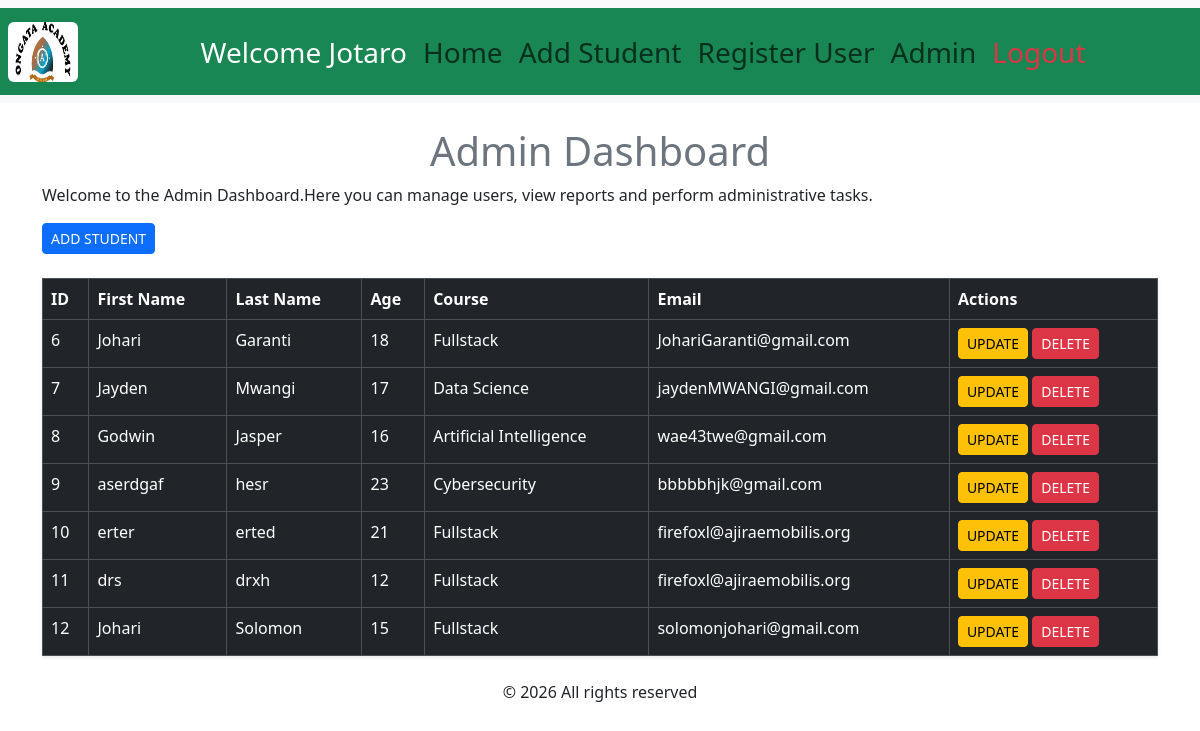
The app's page /students/ (signed in) with its own data.
### myapp/models.py (models this page shows, shortened)
class Student(models.Model):
    firstname= models.CharField(max_length=21)
    lastname= models.CharField(max_length=21)
    age= models.IntegerField()
    course=models.CharField()
    email = models.EmailField(null=True, blank=True)

### myapp/views.py (the view)
# urls.py: path('students/', views.read_students, name='students'),
@login_required(login_url='login')
def read_students(request):
    students=Student.objects.all()
    return render(request, 'Admin/admindashboard.html',{'students':students})

### myapp/templates/Admin/admindashboard.html (shortened to what this page needs)
{% extends "base.html" %}
{% block content %}
 <div class="container mt-4">
    <h1 class="text-secondary text-center">Admin Dashboard</h1>
    <p>Welcome to the Admin Dashboard.Here you can manage users, view reports and perform administrative tasks.</p>
    <a href="{% url 'add'%}" class="btn btn-primary btn-sm">ADD STUDENT</a>
    <table class="table table-primary table-bordered mt-4 shadow-sm table-dark table-hover">
        <thead>
            <tr>
                <th scope="col">ID</th>
                <th scope="col">First Name</th>
                <th scope="col">Last Name</th>
                <th scope="col">Age</th>
                <th scope="col">Course</th>
                <th scope="col">Email</th>
                <th scope="col">Actions</th>
            </tr>
        </thead>
        <tbody>
            {% for x in students %}
            <tr>
                <td>{{ x.id }}</td>
                <td>{{ x.firstname }}</td>
                <td>{{ x.lastname }}</td>
                <td>{{ x.age }}</td>
                <td>{{ x.course }}</td>
                <td>{{x.email }}</td>
                <td>
                    <a href="{% url 'update' x.id %}" class="btn btn-warning btn-sm">UPDATE</a>
                    <a href="{% url 'delete' x.id %}" class="btn btn-danger btn-sm " onclick='confirm("Are you sure you want to delete {{x.firstname}}?")'>DELETE</a>
                </td>
            </tr>
            {% empty %}
            <tr>
                <td colspan="6" class="text-center">No students found</td>
            </tr>
            {% endfor %}
        </tbody>
    </table>
</div>
{% endblock %}

### myapp/templates/base.html (shortened to what this page needs)
{% load static %}
<!DOCTYPE html>
<html lang="en">
<head>
    <link href="https://cdn.jsdelivr.net/npm/bootstrap@5.3.8/dist/css/bootstrap.min.css" rel="stylesheet">
</head>
<body>
<nav class="navbar navbar-expand-lg bg-body-tertiary">
  <div class="container-fluid bg-success fs-5 p-2">
    <a class="navbar-brand" href="#">
      <img src="{% static 'img/logo.jpeg' %}" alt="Logo"
           width="70" height="60"
           class="d-inline-block align-text-top rounded">
    </a>
    <div class="collapse navbar-collapse" id="navbarSupportedContent">
      <ul class="navbar-nav me-auto align-items-center ms-auto fs-3 me-3">
        {% if user.is_authenticated %}
        <li class="nav-item">
          <span class="nav-link text-white">
            Welcome {{ user.username }}
          </span>
        </li>
        {% if user.is_staff %}
        <li class="nav-item">
          <a class="nav-link" href="{% url 'index' %}">Home</a>
        </li>
        <li class="nav-item">
          <a class="nav-link" href="{% url 'add' %}">Add Student</a>
        </li>
        <li class="nav-item">
          <a class="nav-link" href="{% url 'register' %}">Register User</a>
        </li>
        <li class="nav-item">
          <a class="nav-link" href="{% url 'students' %}">Admin</a>
        </li>
        {% endif %}
        <li class="nav-item">
          <a class="nav-link text-danger" href="{% url 'logout' %}">Logout</a>
        </li>
        {% else %}
        <li class="nav-item">
          <a class="nav-link" href="{% url 'login' %}">Login</a>
        </li>
        {% endif %}
      </ul>
    </div>
  </div>
</nav>
<main>
    {% block content %}
    {% endblock %}
</main>
<footer class="text-center mt-4">
    <p>&copy; 2026 All rights reserved</p>
</footer>
</body>
</html>

### records on screen
Student: id "6", firstname "Johari", lastname "Garanti", age "18", course "Fullstack", email "JohariGaranti@gmail.com"
Student: id "7", firstname "Jayden", lastname "Mwangi", age "17", course "Data Science", email "jaydenMWANGI@gmail.com"
Student: id "8", firstname "Godwin", lastname "Jasper", age "16", course "Artificial Intelligence", email "wae43twe@gmail.com"
Student: id "9", firstname "aserdgaf", lastname "hesr", age "23", course "Cybersecurity", email "bbbbbhjk@gmail.com"
Student: id "10", firstname "erter", lastname "erted", age "21", course "Fullstack", email "firefoxl@ajiraemobilis.org"
Student: id "11", firstname "drs", lastname "drxh", age "12", course "Fullstack", email "firefoxl@ajiraemobilis.org"
Student: id "12", firstname "Johari", lastname "Solomon", age "15", course "Fullstack", email "solomonjohari@gmail.com"

### other values on screen
{{ user.username }} "Jotaro"
